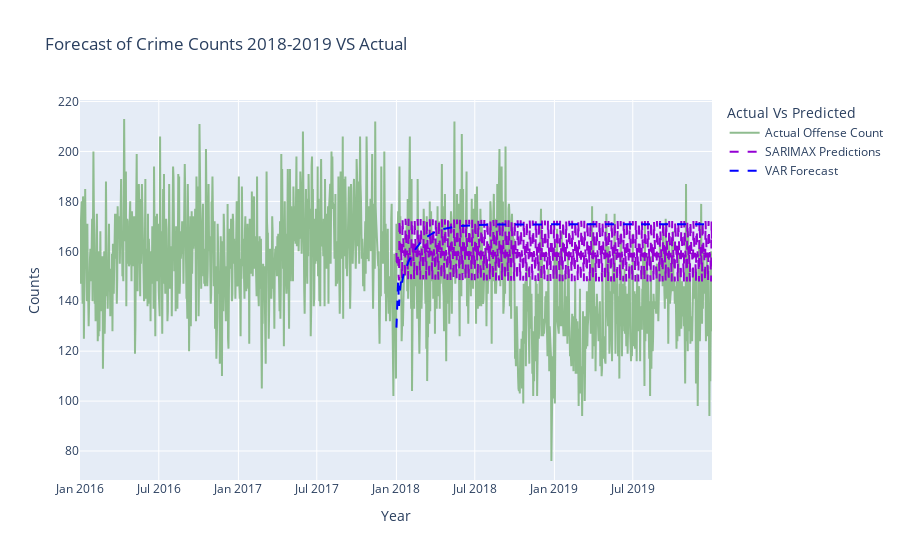

The code cell stored with this chart in its notebook:
### Code cell
# Graph object display of SARIMAX predictions vs VAR forecast vs actual
fig = go.Figure()

# Count of Offenses - orig and forecast
fig.add_trace(go.Scatter(x = daily_totals.index[2191:], y = daily_totals['Offense ID'].iloc[2191:], mode = 'lines', name = "Actual Offense Count", line = {'color': 'darkseagreen'}))
fig.add_trace(go.Scatter(x = test.index, y = sari_predict.predicted_mean, mode = 'lines', name = 'SARIMAX Predictions', line={'dash': 'dash', 'color': 'darkviolet'}))
fig.add_trace(go.Scatter(x = test.index, y = df_forecast['Offense ID'], mode = 'lines', name = "VAR Forecast", line = {'dash': 'dash', 'color': 'blue'}))


fig.update_layout(
    yaxis_title="Counts", 
    xaxis_title="Year",
    legend_title="Actual Vs Predicted", 
    title="Forecast of Crime Counts 2018-2019 VS Actual"
)
fig.show()

### Figure 1 — Plotly figure (JSON) as saved in the notebook; plotly's stock layout.template omitted (floating-point values rounded to 4 significant figures; data arrays with more than 128 entries replaced by an {"elided": "..."} marker saying what was removed)
{"data": [{"line": {"color": "darkseagreen"}, "mode": "lines", "name": "Actual Offense Count", "type": "scatter", "x": {"elided": "1461 str values"}, "y": {"elided": "1461 int values"}}, {"line": {"color": "darkviolet", "dash": "dash"}, "mode": "lines", "name": "SARIMAX Predictions", "type": "scatter", "x": {"elided": "730 str values"}, "y": {"elided": "730 float values"}}, {"line": {"color": "blue", "dash": "dash"}, "mode": "lines", "name": "VAR Forecast", "type": "scatter", "x": {"elided": "730 str values"}, "y": {"elided": "730 float values"}}], "layout": {"legend": {"title": {"text": "Actual Vs Predicted"}}, "title": {"text": "Forecast of Crime Counts 2018-2019 VS Actual"}, "xaxis": {"title": {"text": "Year"}}, "yaxis": {"title": {"text": "Counts"}}}}
